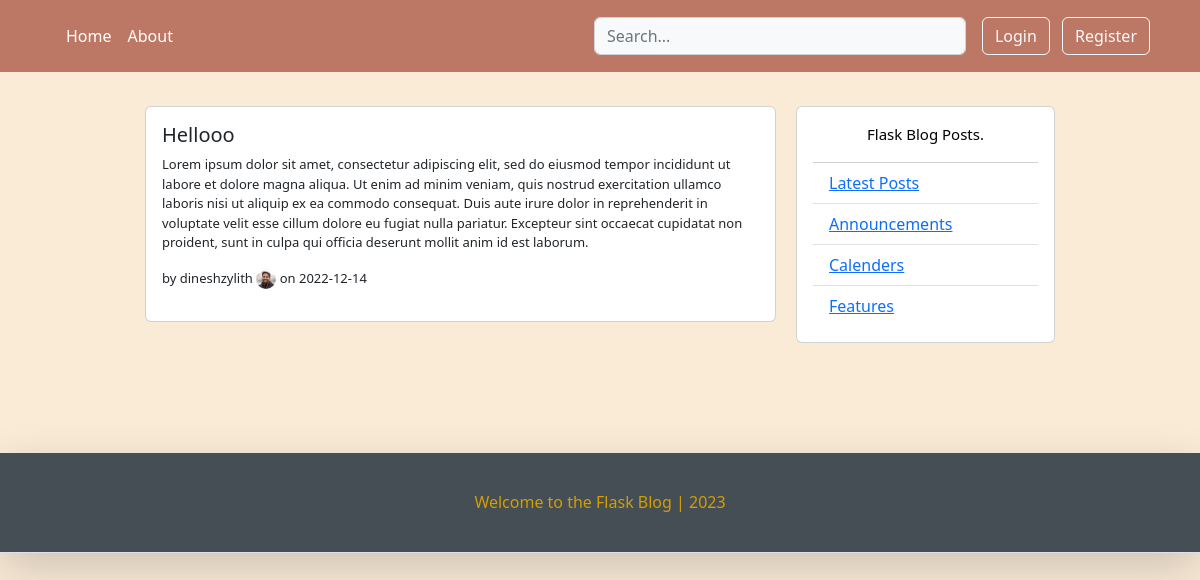
The page /post/12 on the database its author committed.
### flaskblog/models.py (models this page shows, shortened)
class BlogPost(db.Model):
    id          = db.Column(db.Integer, primary_key=True)
    title       = db.Column(db.String(120), nullable=False)
    date_posted = db.Column(db.DateTime, nullable=False, default=datetime.utcnow)
    content     = db.Column(db.Text, nullable=False)
    user_id     = db.Column(db.Integer, db.ForeignKey('user.id'), nullable=False)

class User(db.Model, UserMixin):
    id          = db.Column(db.Integer, primary_key=True)
    username    = db.Column(db.String(25), unique=True, nullable=False)
    email       = db.Column(db.String(130), unique=True, nullable=False)
    image_file  = db.Column(db.String(35), nullable=False, default="default.jpg")
    password    = db.Column(db.String(65), nullable=False)
    posts       = db.relationship('BlogPost', backref='author', lazy=True)

### flaskblog/posts/routes.py (the view)
@posts.route("/post/<int:post_id>")
def post(post_id):
    post = BlogPost.query.get_or_404(post_id)
    return render_template(template_name_or_list='post.html', title=post.title, post=post)

### flaskblog/templates/post.html (shortened to what this page needs)
{% extends "home.html" %}
{% block content %}
<div class="container">
	<div class="row">
		<div class="left-column col-lg-7 offset-lg-1">
			<div class="d-lg-block mb-3">
				<div class="card d-lg-flex flex-column p-3">
					<h5> {{ post.title }} </h5>
					<p style="font-size: small;" > {{ post.content }}</p>
					<p style="font-size: small;" href="{{ url_for('users.user_posts', username=post.author.username) }}">
						by {{ post.author.username }} </a> <img height="20px" width="20px" class="rounded-circle"
																src="{{ url_for('static', filename='images/'+ post.author.image_file) }}"
																alt="..."> on {{ post.date_posted.strftime('%Y-%m-%d') }}</p>
				</div>
			</div>
		</div>
		<div class="right-column col-sm-3 d-lg-flex d-flex flex-column">
			<div class="card create-post-bar d-flex flex-column p-3">
				<p class="lead"> Flask Blog Posts.</p>
				<ul class="list-group list-group-flush">
					<li class="list-group-item"><a href="#"> Latest Posts </a></li>
					<li class="list-group-item"><a href="#"> Announcements  </a></li>
					<li class="list-group-item"><a href="#"> Calenders </a></li>
					<li class="list-group-item"><a href="#"> Features </a></li>
				</ul>
			</div>
		</div>
	</div>
</div>
{% endblock content %}

### flaskblog/static/main.css (style rules this page uses)
body { background-color: antiquewhite; }

### flaskblog/templates/post.html (style rules this page uses)
.left-column { padding: 10px; margin-bottom: 100px; }
.right-column { color: black; padding: 10px; margin-bottom: 100px; }
.lead { font-size: 15px; color: black; text-align: center; }

### rows shown on the page
BlogPost: title "Hellooo", content "Lorem ipsum dolor sit amet, consectetur adipiscing elit, sed do eiusmod tempor incididunt ut labore et dolore magna aliqua. Ut enim ad minim veniam, quis nostrud exercitation ullamco laboris nisi ut aliquip ex ea commodo consequat. Duis aute irure dolor in reprehenderit in voluptate velit esse cillum dolore eu fugiat nulla pariatur. Excepteur sint occaecat cupidatat non proident, sunt in culpa qui officia deserunt mollit anim id est laborum.", date_posted "2022-12-14"
User: author.username "dineshzylith", image_file (picture)
